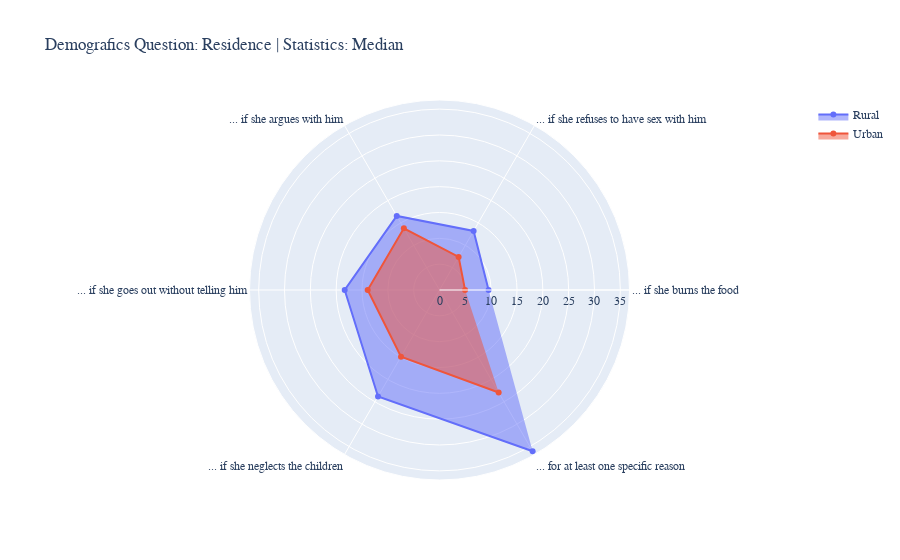

Notebook code cell kept with this figure:
### Code cell
show_answers_per_demographic_question("Residence")

### Figure 1 — Plotly figure (JSON) as saved in the notebook; plotly's stock layout.template omitted (floating-point values rounded to 4 significant figures)
{"data": [{"fill": "toself", "name": "Rural", "r": [9.5, 13.2, 16.55, 18.35, 23.8, 36.05], "theta": ["... if she burns the food", "... if she refuses to have sex with him", "... if she argues with him", "... if she goes out without telling him", "... if she neglects the children", "... for at least one specific reason"], "type": "scatterpolar"}, {"fill": "toself", "name": "Urban", "r": [4.95, 7.4, 13.8, 13.9, 14.9, 22.9], "theta": ["... if she burns the food", "... if she refuses to have sex with him", "... if she argues with him", "... if she goes out without telling him", "... if she neglects the children", "... for at least one specific reason"], "type": "scatterpolar"}], "layout": {"font": {"family": "Courier New, monospace", "size": 12}, "title": {"text": "Demografics Question: Residence | Statistics: Median"}}}
